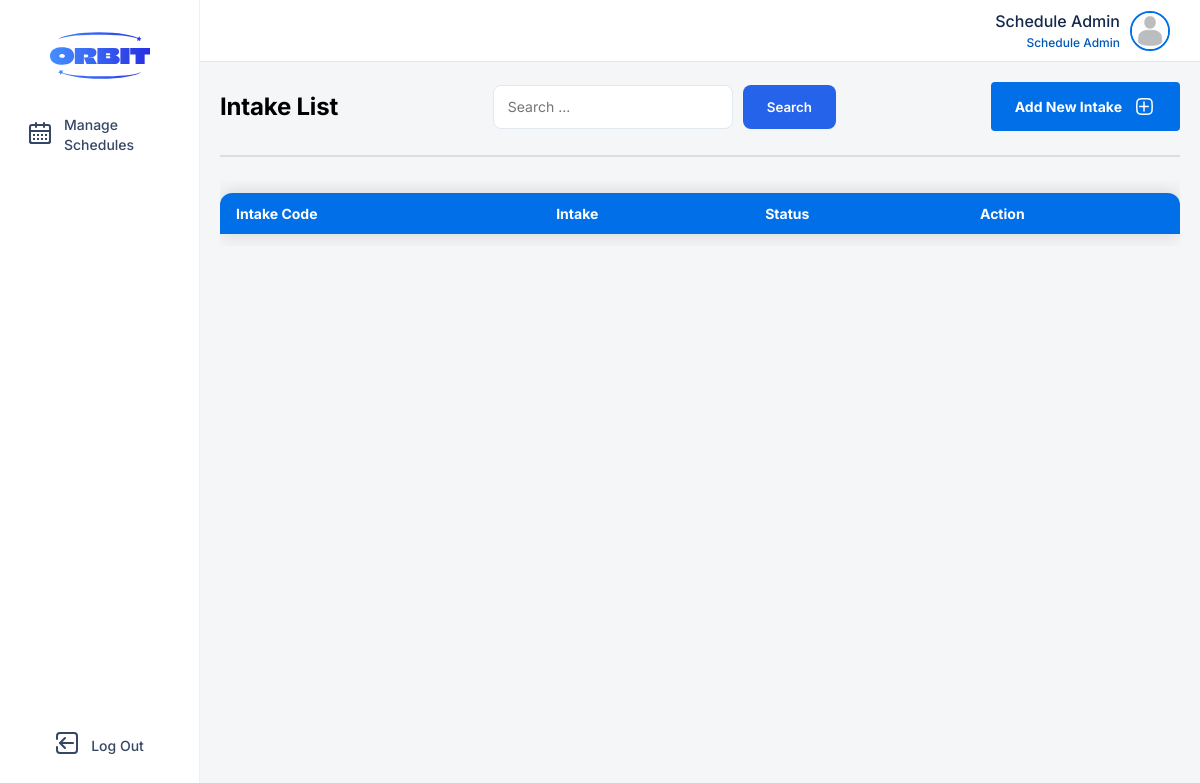
The page /client/src/pages/course-management/manage-intake.php (signed in) on the database as committed earlier.
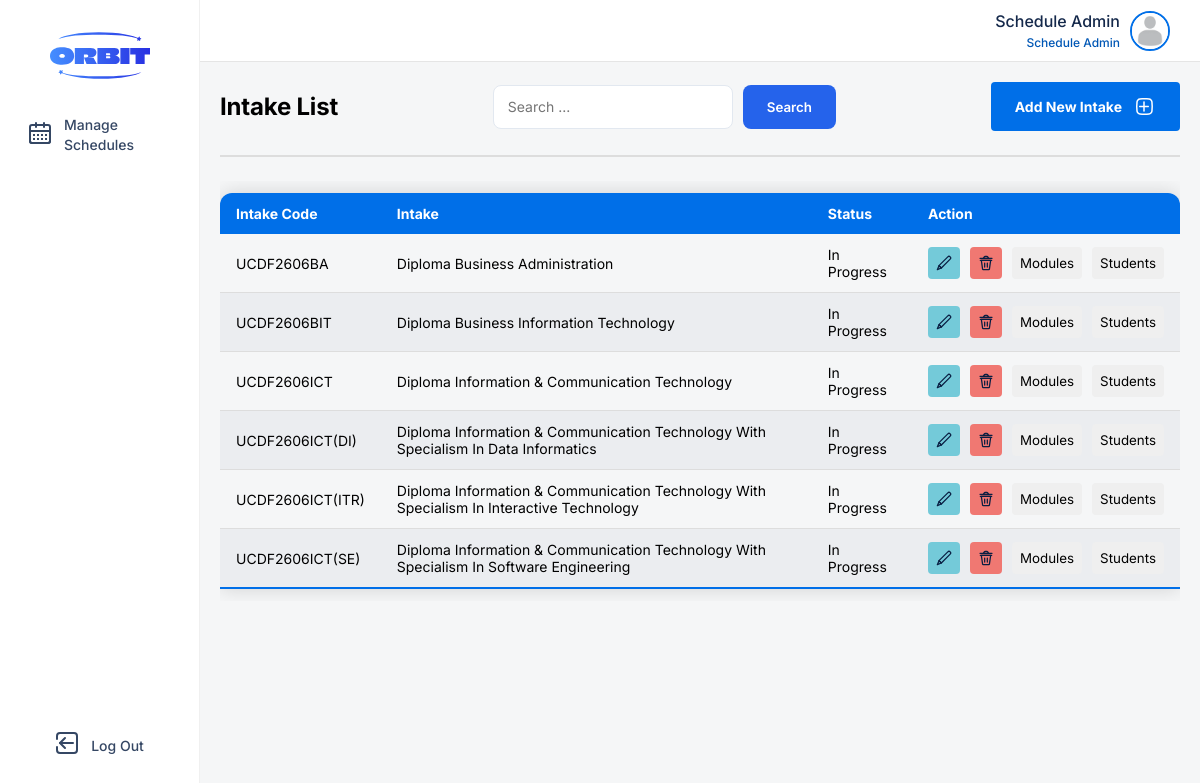
The same page on the database as committed later.
### tables this page shows
CREATE TABLE IF NOT EXISTS `intake` (
  `intake_id` varchar(20) NOT NULL,
  `course_id` varchar(10) NOT NULL,
  `name` varchar(255) NOT NULL,
  `start_date` date NOT NULL,
  `total_register` int NOT NULL,
  `status` varchar(15) NOT NULL,
  PRIMARY KEY (`intake_id`),
  KEY `course_id` (`course_id`)
);

### server/controllers/manage-intake.php (called while the page is built, shortened)
<?php
class ManageIntake {
    private $connection;
    public function __construct() {
        global $connect;
        $this->connection = $connect;
    }
    public function getIntakeList($search) {
        $result = [];
        if ($search === "") {
            $sql = "SELECT * FROM intake;";
        } else {
            $sql = "SELECT * FROM intake WHERE name LIKE '%$search%';";
        }
        $statement = mysqli_query($this->connection, $sql);
        while ($intake = mysqli_fetch_array($statement)) {
            $result[] = [
                "intakeID" => $intake["intake_id"],
                "courseID" => $intake["course_id"],
                "name" => $intake["name"],
                "startDate" => $intake["start_date"],
                "totalRegister" => $intake["total_register"],
                "status" => $intake["status"]
            ];
        }
        return $result;
    }
}
?>

### server/routes/course-management-route.php (called while the page is built, shortened)
<?php
require_once ROOT . CONTROLLERS . '/manage-intake.php';
$manageIntake = new ManageIntake();
function getIntakeList($search) {
    global $manageIntake;
    return $manageIntake->getIntakeList($search);
}
?>

### client/src/features/course-management/intake-component.php (the view, shortened to what this page needs)
<?php
function renderIntakeTable($intakeList)
{
?>
    <div class="table-container">
    <table class="users-table">
        <thead>
            <tr>
                <th>Intake Code</th>
                <th>Intake</th>
                <th>Status</th>
                <th>Action</th>
            </tr>
        </thead>
        <tbody>
            <?php foreach ($intakeList as $intake):
            ?>
                <tr>
                    <td><?php echo $intake['intakeID']; ?></td>
                    <td><?php echo $intake['name']; ?></td>
                    <td><?php echo $intake['status']; ?></td>
                    <td>
                        <form class="actions" method="post" action="<?php echo PAGES ?>/course-management/manage-intake.php">
                            <button class="action-btn" id="edit-btn" name="edit" type="submit">
                            </button>
                            <button class="action-btn" id="delete-btn" name="delete" type="submit">
                            </button>
                            <button type="button" class="action-btn" onclick="window.location.href='<?php echo PAGES; ?>/course-management/module-page.php?intake=<?php echo $intake['intakeID']; ?>'">
                                Modules
                            </button>
                            <button type="button" class="action-btn" onclick="window.location.href='<?php echo PAGES; ?>/course-management/student-page.php?intake=<?php echo $intake['intakeID']; ?>'">
                                Students
                            </button>
                        </form>
                    </td>
                </tr>
            <?php endforeach; ?>
        </tbody>
    </table>
    </div>
<?php
}
?>

Rows that differ between the two databases and show on the page:
added intake: intake_id "UCDF2606BA", name "Diploma Business Administration", status "In Progress"
added intake: intake_id "UCDF2606BIT", name "Diploma Business Information Technology", status "In Progress"
added intake: intake_id "UCDF2606ICT", name "Diploma Information & Communication Technology", status "In Progress"
added intake: intake_id "UCDF2606ICT(DI)", name "Diploma Information & Communication Technology With Specialism In Data Informatics", status "In Progress"
added intake: intake_id "UCDF2606ICT(ITR)", name "Diploma Information & Communication Technology With Specialism In Interactive Technology", status "In Progress"
added intake: intake_id "UCDF2606ICT(SE)", name "Diploma Information & Communication Technology With Specialism In Software Engineering", status "In Progress"
